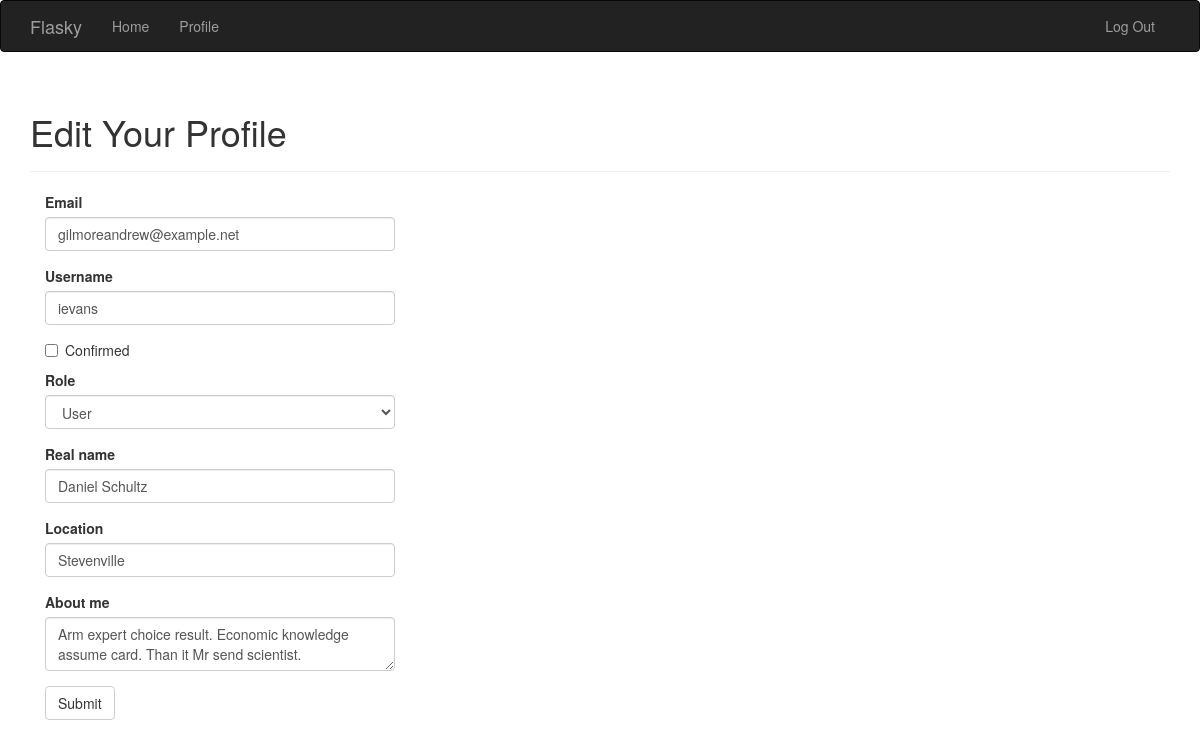
/edit-profile/4 (signed in), run on the app's committed database.
### app/models.py (models this page shows, shortened)
class User(UserMixin, db.Model):
    __tablename__ = "users"
    id = db.Column(db.Integer, primary_key=True)
    email = db.Column(db.String(64), unique=True, index=True)
    username = db.Column(db.String(64), unique=True, index=True)
    password_hash = db.Column(db.String(128))
    role_id = db.Column(db.Integer, db.ForeignKey("roles.id"))
    name = db.Column(db.String(64))
    location = db.Column(db.String(64))
    about_me = db.Column(db.Text())
    member_since = db.Column(db.DateTime(), default=datetime.now())
    last_seen = db.Column(db.DateTime(), default=datetime.now())
    posts = db.relationship("Post", backref="author", lazy="dynamic")
    @property
    def password(self):
        raise AttributeError("password is not a readable attribute")
    def can(self, perm):
        return self.role is not None and self.role.has_permission(perm)
    def ping(self):
        self.last_seen = datetime.now()
        db.session.add(self)
        db.session.commit()
    """
    def generate_confirmation_token(self, expiration=3600):
        payload = {
            "confirm": self.id,
            "exp": datetime.utcnow() + timedelta(seconds=expiration)
        }
        token = jwt.encode(payload, current_app.config["SECRET_KEY"], algorithm="HS256")
        return token

    def confirm(self, token):
        try:
            payload = jwt.decode(token, current_app.config["SECRET_KEY"], algorithms=["HS256"])
        except (jwt.ExpiredSignatureError, jwt.InvalidTokenError):
            return False
        if payload.get("confirm") != self.id:
            return False
        self.confirmed = True
        db.session.add(self)
        return True
    """

### app/main/views.py (the view, shortened to what this page needs)
@main.route("/edit-profile/<int:id>", methods=["GET", "POST"])
@login_required
@admin_required
def edit_profile_admin(id):
    user = User.query.get_or_404(id)
    form = EditProfileAdminForm(user=user)
    form.email.data = user.email
    form.username.data = user.username
    form.role.data = user.role_id
    form.name.data = user.name
    form.location.data = user.location
    form.about_me.data = user.about_me
    return render_template("edit_profile.html", form=form, user=user)

### app/main/forms.py (shortened to what this page needs)
class EditProfileAdminForm(FlaskForm):
    email = StringField("Email", validators=[DataRequired(), Length(1, 64), Email()])
    username = StringField(
        "Username",
        validators=[
            DataRequired(),
            Length(1, 64),
            Regexp(
                "^[A-Za-z][A-Za-z0-9_.]*$",
                0,
                "Usernames must have only letters, numbers, dots or " "underscores",
            ),
        ],
    )
    confirmed = BooleanField("Confirmed")
    role = SelectField("Role", coerce=int)
    name = StringField("Real name", validators=[Length(0, 64)])
    location = StringField("Location", validators=[Length(0, 64)])
    about_me = TextAreaField("About me")
    submit = SubmitField("Submit")
    def __init__(self, user, *args, **kwargs):
        super(EditProfileAdminForm, self).__init__(*args, **kwargs)
        self.role.choices = [
            (role.id, role.name) for role in Role.query.order_by(Role.name).all()
        ]
        self.user = user

### app/auth/views.py (called while the page is built)
@auth.before_app_request
def before_request():
    if current_user.is_authenticated:
        current_user.ping()

### app/main/__init__.py (called while the page is built)
@main.app_context_processor
def inject_permissions():
    return dict(Permission=Permission)

### app/models.py (called while the page is built)
@login_manager.user_loader
def load_user(user_id):
    return User.query.get(int(user_id))

    def has_permission(self, perm):
        return self.permissions & perm == perm

### app/templates/edit_profile.html (shortened to what this page needs)
{% extends "base.html" %}
{% import "bootstrap/wtf.html" as wtf %}
{% block page_content %}
<div class="page-header">
    <h1>Edit Your Profile</h1>
</div>
<div class="col-md-4">
    {{ wtf.quick_form(form) }}
</div>
{% endblock %}

### data on the page
User: email "gilmoreandrew@example.net", username "ievans", role "User", name "Daniel Schultz", location "Stevenville", about_me "Arm expert choice result. Economic knowledge assume card. Than it Mr send scientist."
